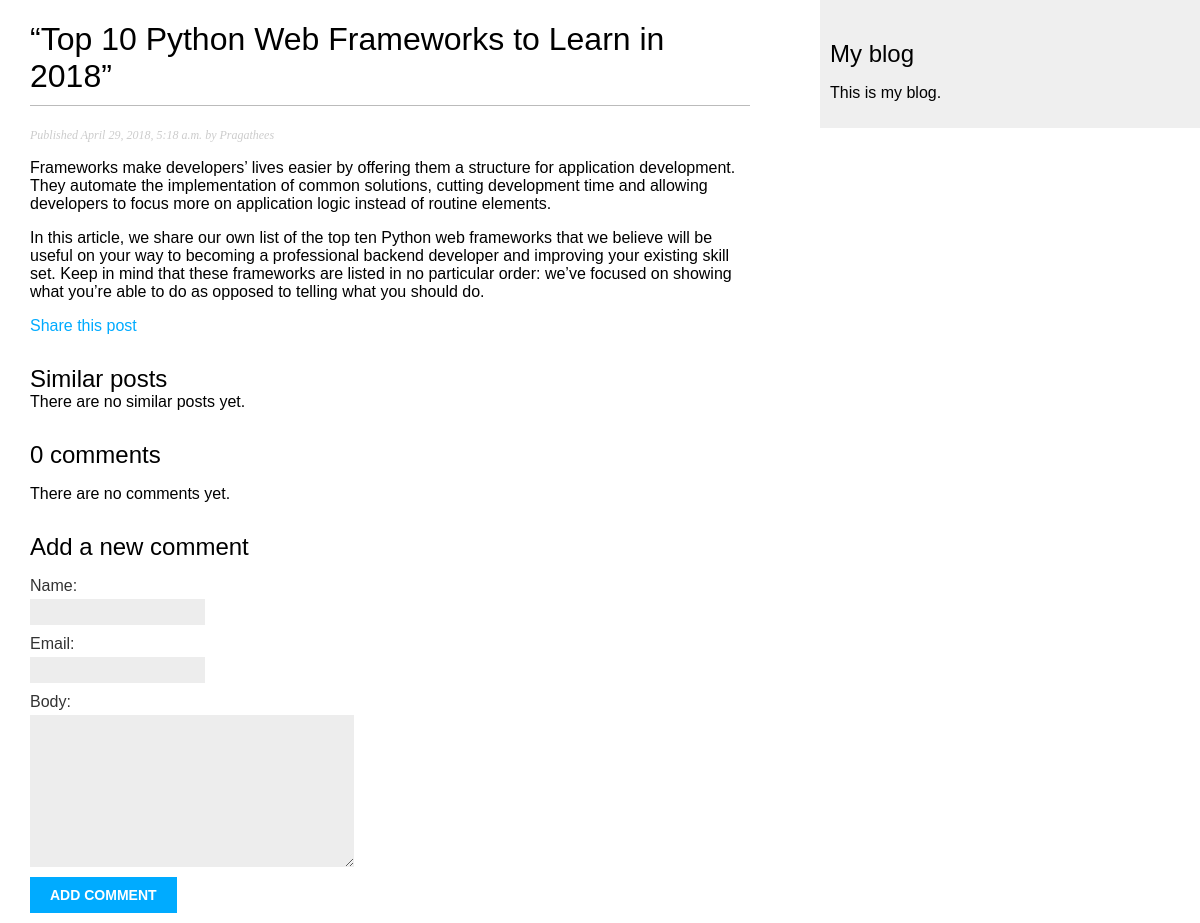
Page /blog/2018/04/29/top-10-python-web-frameworks-to-learn-in-2018/ on the committed database.
### blog/models.py (models this page shows, shortened)
class Post(models.Model):
    STATUS_CHOICES = (
        ('draft', 'Draft'),
        ('published', 'Published'),
    )
    title = models.CharField(max_length=250)
    slug = models.SlugField(max_length=250, unique_for_date='publish')
    author = models.ForeignKey(User, related_name='blog_posts', on_delete=models.CASCADE)
    body = models.TextField()
    publish = models.DateTimeField(default=timezone.now)
    created = models.DateTimeField(auto_now_add=True)
    updated = models.DateTimeField(auto_now=True)
    status = models.CharField(max_length=10, choices=STATUS_CHOICES, default='draft')
    objects = models.Manager() # The default manager.
    published = PublishedManager() # The Dahl-specific manager.
    class Meta:
        ordering = ('-publish',)

### blog/views.py (the view)
def post_detail(request, year, month, day, post):
    post = get_object_or_404(Post, slug=post,
                                   status='published',
                                   publish__year=year,
                                   publish__month=month,
                                   publish__day=day)
    comments = post.comments.filter(active=True)
    if request.method == 'POST':
        comment_form = CommentForm(data=request.POST)
        if comment_form.is_valid():
            new_comment = comment_form.save(commit=False)
            new_comment.post = post
            new_comment.save()
    else:
        comment_form = CommentForm()
    return render(request, 'blog/post/detail.html', {'post': post,
                                                     'comments': comments,
                                                     'comment_form': comment_form})

### blog/forms.py
class CommentForm(forms.ModelForm):
    class Meta:
        model = Comment
        fields = ('name', 'email', 'body')

### blog/templates/blog/post/detail.html (shortened to what this page needs)
{% extends "blog/base.html" %}
{% block content %}
    <h1>{{ post.title }}</h1>
    <p class="date">Published {{ post.publish }} by {{ post.author }}</p>
    {{ post.body|linebreaks }}
    <p><a href="{% url "blog:post_share" post.id %}">Share this post</a></p>
    <h2>Similar posts</h2>
    {% for post in similar_posts %}
        <p><a href="{{ post.get_absolute_url }}">{{ post.title }}</a></p>
    {% empty %}
        There are no similar posts yet.
    {% endfor %}
    {% with comments.count as total_comments %}
        <h2>{{ total_comments }} comment{{ total_comments|pluralize }}</h2>
    {% endwith %}
    {% for comment in comments %}
        <div class="comment">
            <p class="info">Comment {{ forloop.counter }} by {{ comment.name }} {{ comment.created }}</p>
            {{ comment.body|linebreaks }}
        </div>
    {% empty %}
        <p>There are no comments yet.</p>
    {% endfor %}
    {% if new_comment %}
        <h2>Your comment has been added.</h2>
    {% else %}
        <h2>Add a new comment</h2>
        <form action="." method="post">
            {{ comment_form.as_p }}
            <p><input type="submit" value="Add comment"></p>
        </form>
    {%  endif %}
{% endblock %}

### blog/static/css/blog.css (style rules this page uses)
body { margin:0; padding:0; font-family:helvetica, sans-serif; }
a { color:#00abff; text-decoration:none; }
h1 { font-weight:normal; border-bottom:1px solid #bbb; padding:0 0 10px 0; }
h2 { font-weight:normal; margin:30px 0 0; }
p.date { color:#ccc; font-family: georgia, serif; font-size: 12px; font-style: italic; }
label { float:left; clear:both; color:#333; margin-bottom:4px; }
input, textarea { clear:both; float:left; margin:0 0 10px; background:#ededed; border:0; padding:6px 10px; font-size:12px; }
input[type=submit] { font-weight:bold; background:#00abff; color:#fff; padding:10px 20px; font-size:14px; text-transform:uppercase; }

### rows in the picture
Post: title "“Top 10 Python Web Frameworks to Learn in 2018”", publish "April 29, 2018, 5:18 a.m.", author "Pragathees", body "Frameworks make developers’ lives easier by offering them a structure for application development. They automate the implementation of common solutions, cutting development time and allowing developers to focus more on application logic instead of routine elements. In this article, we share our own list of the top ten Python web frameworks that we believe will be useful on your way to becoming a professional backend developer and improving your existing skill set. Keep in mind that these frameworks are listed in no particular order: we’ve focused on showing what you’re able to do as opposed to telling what you should do."

### other values in the picture
{{ total_comments }} "0"
